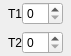
<?xml version="1.0" encoding="UTF-8"?>
<ui version="4.0">
 <class>MacroSquare</class>
 <widget class="QFrame" name="MacroSquare">
  <property name="geometry">
   <rect>
    <x>0</x>
    <y>0</y>
    <width>52</width>
    <height>50</height>
   </rect>
  </property>
  <property name="windowTitle">
   <string>Frame</string>
  </property>
  <property name="styleSheet">
   <string notr="true"/>
  </property>
  <layout class="QVBoxLayout" name="verticalLayout">
   <property name="spacing">
    <number>0</number>
   </property>
   <property name="leftMargin">
    <number>4</number>
   </property>
   <property name="topMargin">
    <number>0</number>
   </property>
   <property name="rightMargin">
    <number>4</number>
   </property>
   <property name="bottomMargin">
    <number>0</number>
   </property>
   <item>
    <spacer name="verticalSpacerT">
     <property name="orientation">
      <enum>Qt::Orientation::Vertical</enum>
     </property>
     <property name="sizeHint" stdset="0">
      <size>
       <width>20</width>
       <height>40</height>
      </size>
     </property>
    </spacer>
   </item>
   <item>
    <layout class="QHBoxLayout" name="horizontalLayout1">
     <property name="spacing">
      <number>0</number>
     </property>
     <property name="leftMargin">
      <number>4</number>
     </property>
     <property name="topMargin">
      <number>2</number>
     </property>
     <property name="rightMargin">
      <number>4</number>
     </property>
     <property name="bottomMargin">
      <number>4</number>
     </property>
     <item>
      <widget class="QLabel" name="label1">
       <property name="styleSheet">
        <string notr="true"/>
       </property>
       <property name="text">
        <string>T1</string>
       </property>
       <property name="alignment">
        <set>Qt::AlignmentFlag::AlignJustify|Qt::AlignmentFlag::AlignVCenter</set>
       </property>
      </widget>
     </item>
     <item>
      <widget class="QSpinBox" name="spinBox1"/>
     </item>
    </layout>
   </item>
   <item>
    <layout class="QHBoxLayout" name="horizontalLayout2">
     <property name="spacing">
      <number>0</number>
     </property>
     <property name="leftMargin">
      <number>4</number>
     </property>
     <property name="topMargin">
      <number>2</number>
     </property>
     <property name="rightMargin">
      <number>4</number>
     </property>
     <property name="bottomMargin">
      <number>2</number>
     </property>
     <item>
      <widget class="QLabel" name="label2">
       <property name="styleSheet">
        <string notr="true"/>
       </property>
       <property name="text">
        <string>T2</string>
       </property>
       <property name="alignment">
        <set>Qt::AlignmentFlag::AlignCenter</set>
       </property>
      </widget>
     </item>
     <item>
      <widget class="QSpinBox" name="spinBox2"/>
     </item>
    </layout>
   </item>
   <item>
    <spacer name="verticalSpacerB">
     <property name="orientation">
      <enum>Qt::Orientation::Vertical</enum>
     </property>
     <property name="sizeHint" stdset="0">
      <size>
       <width>20</width>
       <height>40</height>
      </size>
     </property>
    </spacer>
   </item>
  </layout>
 </widget>
 <resources/>
 <connections/>
</ui>
